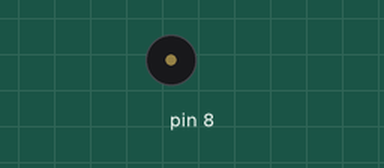
Simulated run of this sketch. Board: Arduino Uno, built with avr-gcc and run on an emulated ATmega328P. Parts: buzzer (waves = sounding). At 50.6 s the program stops and its outputs stay as they are.

Above: at 0.45 s.
At 10.6 s:
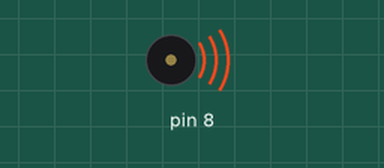
Timing chart, 0 to 11.0 s (numbered marks = the images above):
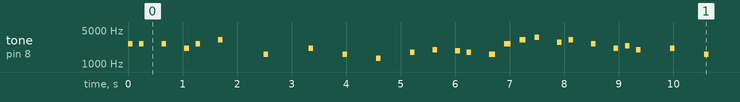

The sketch:

sound.ino
```cpp
#include <MeMCore.h>

// initialize peripheral objects
MeBuzzer buzzer;

// define the frequency for the notes used in the ending tune
#define NOTE_E6  1319
#define NOTE_G6  1568
#define NOTE_A6  1760
#define NOTE_AS6 1865
#define NOTE_B6  1976
#define NOTE_C7  2093
#define NOTE_D7  2349
#define NOTE_E7  2637
#define NOTE_F7  2794
#define NOTE_G7  3136
#define NOTE_A7  3520

void setup() {
  // put your setup code here, to run once:
  ending();
}

void loop() {
  // put your main code here, to run repeatedly:

}

// function to play ending tune
void ending() {
    // set the tones
    int melody[] = {
        NOTE_E7, NOTE_E7, 0, NOTE_E7,
        0, NOTE_C7, NOTE_E7, 0,
        NOTE_G7, 0, 0,  0,
        NOTE_G6, 0, 0, 0,

        NOTE_C7, 0, 0, NOTE_G6,
        0, 0, NOTE_E6, 0,
        0, NOTE_A6, 0, NOTE_B6,
        0, NOTE_AS6, NOTE_A6, 0,

        NOTE_G6, NOTE_E7, NOTE_G7,
        NOTE_A7, 0, NOTE_F7, NOTE_G7,
        0, NOTE_E7, 0, NOTE_C7,
        NOTE_D7, NOTE_B6, 0, 0,

        NOTE_C7, 0, 0, NOTE_G6,
        0, 0, NOTE_E6, 0,
        0, NOTE_A6, 0, NOTE_B6,
        0, NOTE_AS6, NOTE_A6, 0,

        NOTE_G6, NOTE_E7, NOTE_G7,
        NOTE_A7, 0, NOTE_F7, NOTE_G7,
        0, NOTE_E7, 0, NOTE_C7,
        NOTE_D7, NOTE_B6, 0, 0};

    // set the durations of the tones
    int note_duration[] = {
        12, 12, 12, 12,
        12, 12, 12, 12,
        12, 12, 12, 12,
        12, 12, 12, 12,

        12, 12, 12, 12,
        12, 12, 12, 12,
        12, 12, 12, 12,
        12, 12, 12, 12,

        9, 9, 9,
        12, 12, 12, 12,
        12, 12, 12, 12,
        12, 12, 12, 12,

        12, 12, 12, 12,
        12, 12, 12, 12,
        12, 12, 12, 12,
        12, 12, 12, 12,

        9, 9, 9,
        12, 12, 12, 12,
        12, 12, 12, 12,
        12, 12, 12, 12};

    while (true) {
        // leave the microcontroller in infinite loop
        // press the reset button to exit
        int size_melody = sizeof(melody) / sizeof(int);
        for (int i = 0; i < size_melody; i += 1) {
            int duration = 1000 / note_duration[i];
            buzzer.tone(8, melody[i], duration);
            int pause = duration * 1.5;
            delay(pause);
            buzzer.noTone(8);
        }
        delay(300);
    }
}
```

Measured:
- by itself, tone on pin 8: plays 2637 Hz for 0.08 s, 2637 Hz for 0.08 s, 2637 Hz for 0.08 s, 2093 Hz for 0.08 s, 2637 Hz for 0.08 s, 3136 Hz for 0.08 s … (123 notes in this stretch)
